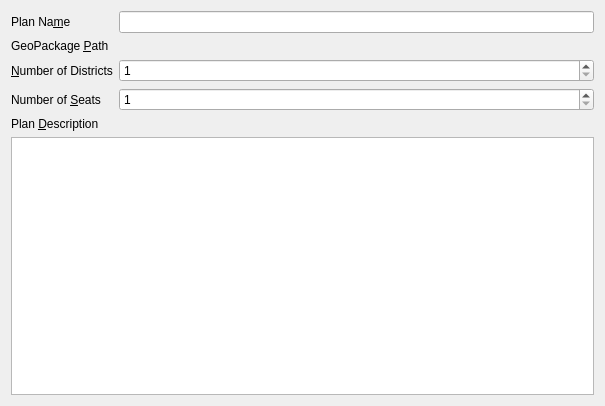
<?xml version="1.0" encoding="UTF-8"?>
<ui version="4.0">
    <class>wzpPlanDetails</class>
    <widget class="QWizardPage" name="wzpPlanDetails">
        <property name="geometry">
            <rect>
                <x>0</x>
                <y>0</y>
                <width>605</width>
                <height>406</height>
            </rect>
        </property>
        <property name="sizePolicy">
            <sizepolicy hsizetype="Preferred" vsizetype="Fixed">
                <horstretch>0</horstretch>
                <verstretch>0</verstretch>
            </sizepolicy>
        </property>
        <property name="windowTitle">
            <string>Plan Details</string>
        </property>
        <property name="title">
            <string>Plan Details</string>
        </property>
        <property name="subTitle">
            <string>Configure plan name, GeoPackage, number of districts, and primary geography</string>
        </property>
        <layout class="QGridLayout" name="gridLayout">
            <item row="0" column="1">
                <widget class="QLineEdit" name="inpPlanName">
                    <property name="toolTip">
                        <string>Enter a name for your districting plan</string>
                    </property>
                </widget>
            </item>
            <item row="6" column="0" colspan="2">
                <widget class="QPlainTextEdit" name="txtDescription">
                    <property name="tabChangesFocus">
                        <bool>true</bool>
                    </property>
                </widget>
            </item>
            <item row="2" column="0">
                <widget class="QLabel" name="lblNumDistricts">
                    <property name="text">
                        <string>&amp;Number of Districts</string>
                    </property>
                    <property name="buddy">
                        <cstring>sbxNumDistricts</cstring>
                    </property>
                </widget>
            </item>
            <item row="3" column="0">
                <widget class="QLabel" name="lblNumSeats">
                    <property name="text">
                        <string>Number of &amp;Seats</string>
                    </property>
                    <property name="buddy">
                        <cstring>sbxNumSeats</cstring>
                    </property>
                </widget>
            </item>
            <item row="2" column="1">
                <widget class="QSpinBox" name="sbxNumDistricts">
                    <property name="toolTip">
                        <string>Enter the total number of districts in your plan</string>
                    </property>
                    <property name="minimum">
                        <number>1</number>
                    </property>
                    <property name="maximum">
                        <number>1000</number>
                    </property>
                </widget>
            </item>
            <item row="5" column="0">
                <widget class="QLabel" name="lblDescription">
                    <property name="text">
                        <string>Plan &amp;Description</string>
                    </property>
                    <property name="buddy">
                        <cstring>txtDescription</cstring>
                    </property>
                </widget>
            </item>
            <item row="3" column="1">
                <widget class="QSpinBox" name="sbxNumSeats">
                    <property name="toolTip">
                        <string>Enter the number of seats that are elected from the districts in this plan</string>
                    </property>
                    <property name="minimum">
                        <number>1</number>
                    </property>
                    <property name="maximum">
                        <number>1000</number>
                    </property>
                    <property name="value">
                        <number>1</number>
                    </property>
                </widget>
            </item>
            <item row="0" column="0">
                <widget class="QLabel" name="lblPlanName">
                    <property name="text">
                        <string>Plan Na&amp;me</string>
                    </property>
                    <property name="buddy">
                        <cstring>inpPlanName</cstring>
                    </property>
                </widget>
            </item>
            <item row="1" column="1">
                <widget class="RdsFileWidget" name="fileGpkg">
                    <property name="toolTip">
                        <string>Enter the path to a new GeoPackage in which to store geography assignments and district summary</string>
                    </property>
                    <property name="dialogTitle">
                        <string>Plan GeoPackage File</string>
                    </property>
                    <property name="filter">
                        <string notr="true">*.gpkg</string>
                    </property>
                    <property name="storageMode">
                        <enum>QgsFileWidget::SaveFile</enum>
                    </property>
                </widget>
            </item>
            <item row="1" column="0">
                <widget class="QLabel" name="lblGpkg">
                    <property name="text">
                        <string>GeoPackage &amp;Path</string>
                    </property>
                    <property name="buddy">
                        <cstring>fileGpkg</cstring>
                    </property>
                </widget>
            </item>
        </layout>
    </widget>
    <customwidgets>
        <customwidget>
            <class>QgsFileWidget</class>
            <extends>QWidget</extends>
            <header>qgsfilewidget.h</header>
        </customwidget>
        <customwidget>
            <class>RdsFileWidget</class>
            <extends>QgsFileWidget</extends>
            <header>.RedistrictingWidgets</header>
        </customwidget>
    </customwidgets>
    <tabstops>
        <tabstop>inpPlanName</tabstop>
        <tabstop>sbxNumDistricts</tabstop>
        <tabstop>sbxNumSeats</tabstop>
        <tabstop>txtDescription</tabstop>
    </tabstops>
    <resources />
    <connections />
</ui>
